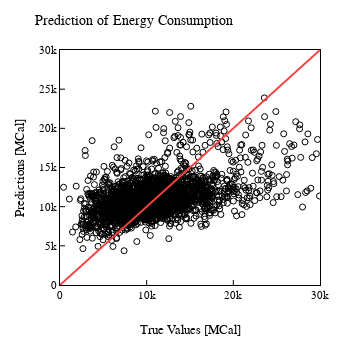

Source (notebook cell):
### Code cell
fig_prediction =  go.Figure()

# lim_pred = max(test_label_array)
lim_pred = 30000

fig_prediction.add_traces(
    go.Scatter(
        x= test_label_array,
        y= test_prediction,
        mode= "markers",
        marker_symbol= "circle-open",
        marker_color= "#000000",        
    )
)

fig_prediction.add_traces(
    go.Scatter(
        x= [0,lim_pred],
        y= [0,lim_pred],
        mode= "lines",        
        marker_color= "#fc4040",        
    )
)

fig_prediction.update_layout(
    title= "Prediction of Energy Consumption",
    xaxis_title= "True Values [MCal]",    
    xaxis_fixedrange= True,
    xaxis_range = [0, lim_pred],
    yaxis_title= "Predictions [MCal]",
    yaxis_fixedrange= True,
    yaxis_range = [0, lim_pred],
    width= 350,
    height= 350,
    showlegend= False,
    template= eda_tempelete_01_white,    
)

### Figure 1 — Plotly figure (JSON) as saved in the notebook; plotly's stock layout.template omitted (floating-point values rounded to 4 significant figures; data arrays with more than 128 entries replaced by an {"elided": "..."} marker saying what was removed)
{"data": [{"marker": {"color": "#000000", "symbol": "circle-open"}, "mode": "markers", "type": "scatter", "x": {"elided": "2220 float values"}, "y": {"elided": "2220 float values"}}, {"marker": {"color": "#fc4040"}, "mode": "lines", "type": "scatter", "x": [0, 30000], "y": [0, 30000]}], "layout": {"height": 350, "showlegend": false, "title": {"text": "Prediction of Energy Consumption"}, "width": 350, "xaxis": {"fixedrange": true, "range": [0, 30000], "title": {"text": "True Values [MCal]"}}, "yaxis": {"fixedrange": true, "range": [0, 30000], "title": {"text": "Predictions [MCal]"}}}}
